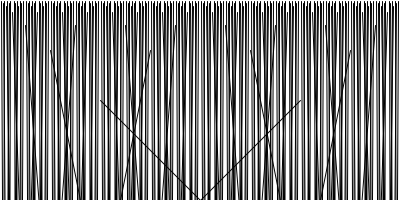
Frame 1 (no input)
Frame 60 (the mouse pressed at the canvas centre just before this capture): identical to frame 1, image omitted
Frame 120 (the mouse held since frame 60 and released just before this capture): identical to frame 1, image omitted

The Processing sketch that drew this single still picture (run headless with seeded random() and noise(); from frame 60 on, the mouse is pressed at the canvas centre):

// Processing sketch: lines
// ── lines.pde
void setup() {
size(400,200);
}
void draw() {
background(255);
stroke(0);
branch(width/2,height,100);
}
void branch(float x, float y, float h) {
line(x,y,x-h,h);
line(x,y,x+h,h);
if (h>2) {
branch(x+h,y+h,h/2);
branch(x-h,y+h,h/2);
}
}
